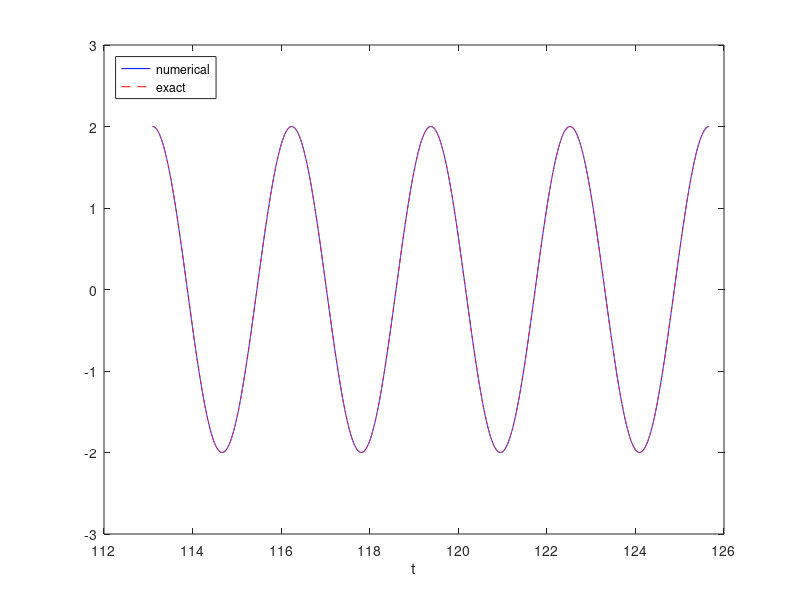

Write MATLAB code to recreate this figure. (Note: this script raises an error after producing the figure.)
clear, clc

omega = 2;
P = 2*pi/omega;
dt = P/2000;
T = 40*P;
N_t = floor(round(T/dt));
t = linspace(0, N_t*dt, N_t+1);
fprintf('N_t: %d\n', N_t);

u = zeros(N_t+1, 1);
v = zeros(N_t+1, 1);

% Initial condition
X_0 = 2;
u(1) = X_0;
v(1) = 0;

% Step equations forward in time
for n = 1:N_t
    v(n+1) = v(n) - dt*omega^2*u(n);
    u(n+1) = u(n) + dt*v(n+1);
end
% Plot the last four periods to illustrate the accuracy
% in long time simulations
N4l = floor(round(4*P/dt)); % No of intervals to be plotted
true_sol = X_0*cos(omega*t);
plot(t(length(t)-N4l:end), u(length(u)-N4l:end), 'b-',...
       t(length(t)-N4l:end), true_sol(length(true_sol)-N4l:end), 'r--');
legend('numerical', 'exact', 'Location','northwest');
xlabel('t');
fprintf('%.16f %.16f', u(end), v(end));

%Calculate kinetic and potential energy
[E_potential, E_kinetic] = osc_energy(u, v, omega);
E_summ = E_potential + E_kinetic;

Total_energy = figure;
plot(t, E_summ);
xlabel('t');
ylabel('Total energy');
saveas(Total_energy, 'osc_EC_total_energy.png');
